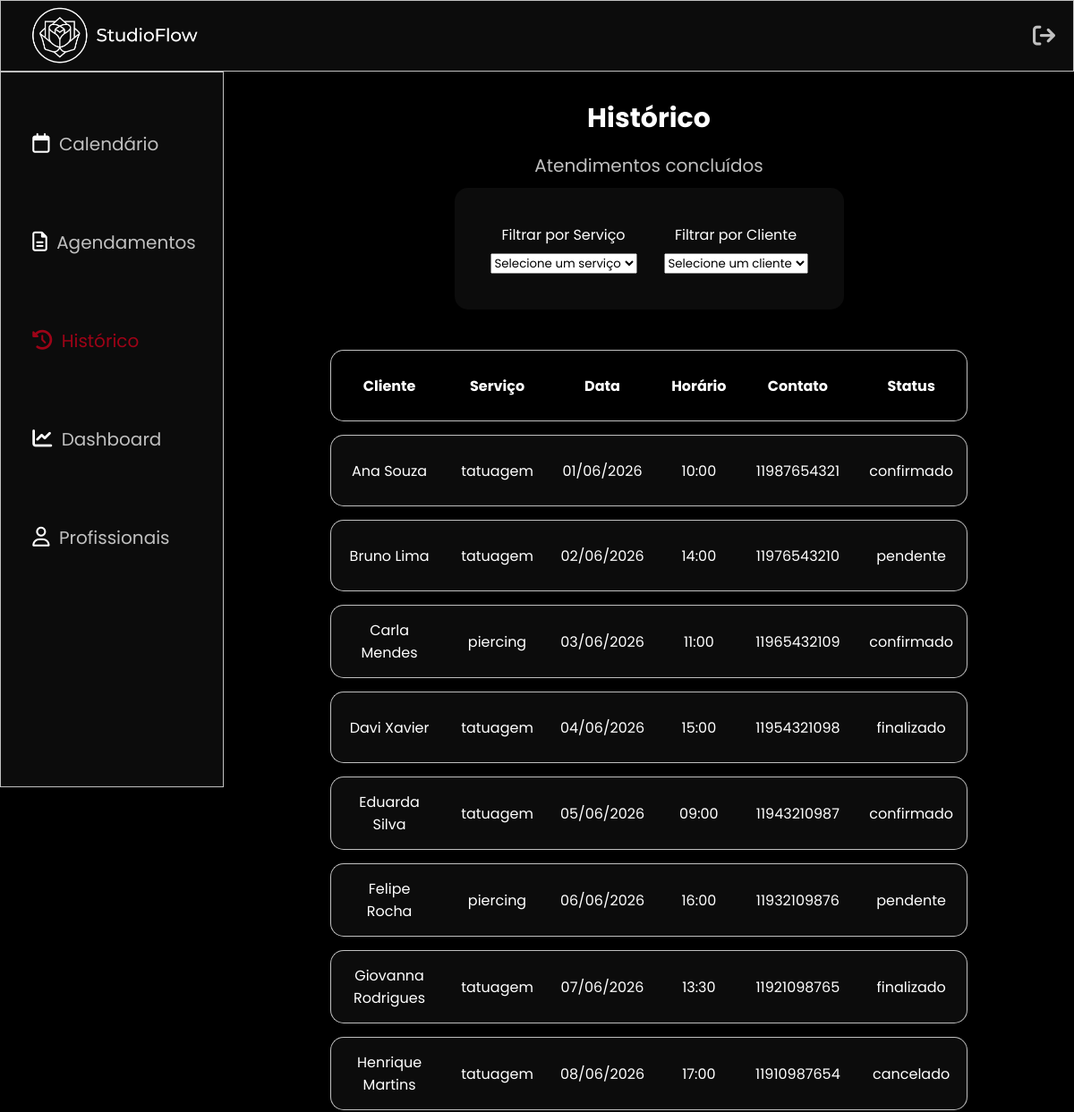
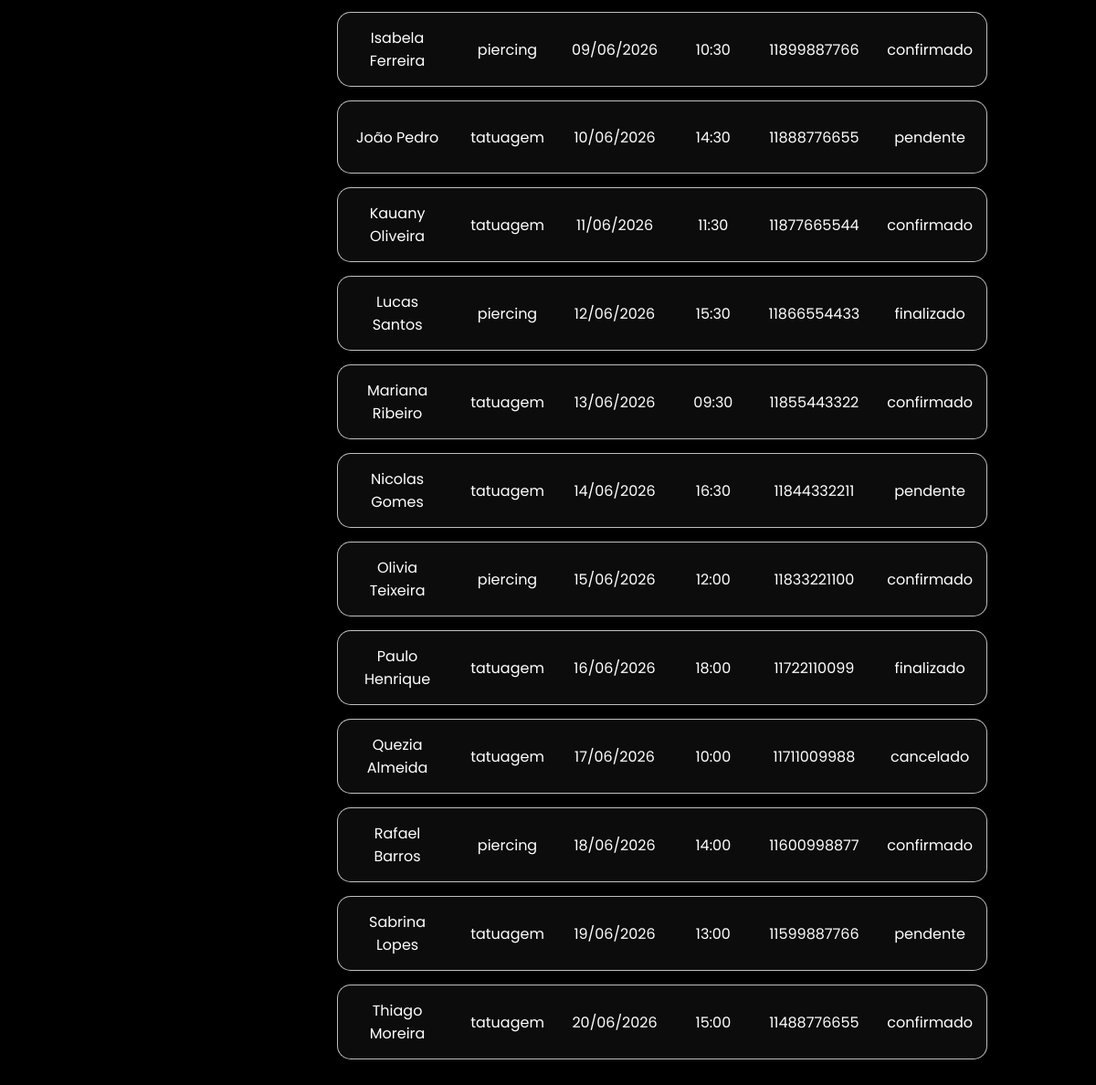
The app's page /frontend/admin/historico.php with its own data (2 pictures, top to bottom).
### tables this page shows
CREATE TABLE agendamento (
    id_agendamento INT AUTO_INCREMENT PRIMARY KEY,
    id_cliente INT NOT NULL,
    id_profissional INT NOT NULL,
    id_servicos INT NOT NULL,
    data_agen DATE NOT NULL,
    horario TIME NOT NULL,
    status_agendamento ENUM('pendente', 'confirmado', 'cancelado', 'finalizado') 
        DEFAULT 'pendente',

    FOREIGN KEY (id_cliente) REFERENCES cliente(id_cliente),
    FOREIGN KEY (id_profissional) REFERENCES profissional(id_profissional),
    FOREIGN KEY (id_servicos) REFERENCES servicos(id_servicos)
);

CREATE TABLE cliente (
    id_cliente INT AUTO_INCREMENT PRIMARY KEY,
    nome VARCHAR(100) NOT NULL,
    contato_cliente VARCHAR(20) NOT NULL,
    data_nasc DATE NOT NULL
);

CREATE TABLE servicos (
    id_servicos INT AUTO_INCREMENT PRIMARY KEY,
    tipo_servico ENUM('tatuagem', 'piercing') NOT NULL,
    estilo ENUM('fineline','realista','old_school','flash_tattoo','anime','lettering','blackout','cobertura'),
    regiao VARCHAR(20) NOT NULL,
    quantidade INT
);

### frontend/admin/historico.php (the view, shortened to what this page needs)
<?php
require_once '../../backend/conexao.php';
$sql = "SELECT
agendamento.id_agendamento,
cliente.nome,
cliente.contato_cliente,
servicos.tipo_servico,
agendamento.data_agen,
agendamento.horario,
agendamento.status_agendamento
FROM agendamento INNER JOIN cliente ON agendamento.id_cliente = cliente.id_cliente INNER JOIN servicos ON agendamento.id_servicos = servicos.id_servicos";
$stmt = $pdo->prepare($sql);
$stmt->execute();
?>
<!DOCTYPE html>
<html lang="en">
<head>
    <link rel="stylesheet" href="../../assets/css/admin.css">
    <link rel="stylesheet" href="https://cdnjs.cloudflare.com/ajax/libs/font-awesome/6.5.0/css/all.min.css">
</head>
<body>
    <header>
        <nav class="topbar">
            <a href="../index.php"><img src="../../assets/img/logo/logo-white.png" alt="StudioFlow" class="logo"></a>
            <a href="../login.php" class="logout"><i class="fa-solid fa-arrow-right-from-bracket"></i></a>
        </nav>
    </header>
    <aside>
        <nav class="sidebar">
            <div class="nav-links">
                <a href="calendario.php"><i class="fa-regular fa-calendar icon"></i> Calendário</a>
                <a href="agendamentos.php"><i class="fa-regular fa-file-lines icon"></i> Agendamentos</a>
                <a href="historico.php" style="color: var(--red);"><i class="fa-solid fa-clock-rotate-left icon" style="color: var(--red);"></i> Histórico</a>
                <a href="dashboard.php"><i class="fa-solid fa-chart-line icon"></i> Dashboard</a>
                <a href="profissionais.php"><i class="fa-regular fa-user icon"></i> Profissionais</a>
            </div>
        </nav>
    </aside>
    <main>
        <h2>Histórico</h2>
        <p>Atendimentos concluídos</p>
        <div class="box-filter">
         <div class="filter">
            <label for="filter">Filtrar por Serviço</label>
            <select id="filter-servico" name="filter-servico">
                <option value="" disabled selected>Selecione um serviço</option>
            </select>
         </div>
        <div class="filter">
            <label for="filter">Filtrar por Cliente</label>
            <select id="filter-cliente" name="filter-cliente">
                <option value="" disabled selected>Selecione um cliente</option>
            </select>
        </div>
        </div>
        <table>
            <thead>
                <tr>
                    <th>Cliente</th>
                    <th>Serviço</th>
                    <th>Data</th>
                    <th>Horário</th>
                    <th>Contato</th>
                    <th>Status</th>
                </tr>
            </thead>
            <tbody>
              <?php while($row = $stmt->fetch()) { ?>
              <tr>
                <td><?php echo htmlspecialchars($row['nome']); ?></td>
                <td><?php echo htmlspecialchars($row['tipo_servico']); ?></td>
                <td><?php echo date('d/m/Y', strtotime($row['data_agen'])); ?></td>
                <td><?php echo date('H:i', strtotime($row['horario'])); ?></td>
                <td><?php echo htmlspecialchars($row['contato_cliente']); ?></td>
                <td><?php echo htmlspecialchars($row['status_agendamento']); ?></td>
              </tr>
              <?php } ?>
         </tbody>
        </table>
</main>
</body>
</html>

### assets/css/admin.css (style rules this page uses)
body { background-color: var(--bg) ; color: var(--white); }
.topbar { background-color: var(--dark); width: 100%; height: 80px; top: 0; position: fixed; padding: 0 20px ; display: flex; justify-content: space-between; align-items: center; border: 1px solid var(--light); z-index: 9999; }
.topbar a { display: flex; align-items: center; text-decoration: none; }
.logo { height: 80px; width: auto; }
.logout { color: var(--light); font-size: 25px; }
.sidebar { background-color: var(--dark); border: 1px solid var(--light); width: 250px; height: 100vh; position: fixed; top: 80px; left: 0; padding-top: 50px; justify-items: center; }
.nav-links a { display: block; color: var(--light); text-decoration: none; padding: 15px 20px; font-size: 20px; margin-bottom: 50px; }
main { margin-top: 80px; margin-left: 250px; padding: 30px; justify-items: center; text-align: center; }
h2 { color: var(--white); font-size: 30px; margin-bottom: 15px; }
p { color: var(--light); font-size: 20px; margin-bottom: 10px; }
.icon { font-size: 22px; color: var(--white); margin: 0 5px; }
table { width: 80%; border-collapse: separate; border-spacing: 0 15px; margin-bottom: 20px; }
thead th { padding: 15px; height: 80px; color: var(--white); border-top: 1px solid var(--light); border-bottom: 1px solid var(--light); }
thead th:first-child { border-left: 1px solid var(--light); border-radius: 15px 0 0 15px; }
thead th:last-child { border-right: 1px solid var(--light); border-radius: 0 15px 15px 0; }
tbody tr { height: 80px; background-color: var(--dark); }
td { height: 80px; padding: 15px; border-top: 1px solid var(--light); border-bottom: 1px solid var(--light); }
td:first-child { border-left: 1px solid var(--light); border-radius: 15px 0 0 15px; }
td:last-child { border-right: 1px solid var(--light); border-radius: 0 15px 15px 0; }
.box-filter { background-color: var(--dark); border-radius: 15px; padding: 40px; margin-bottom: 30px; display: flex; gap: 30px; }
.filter { display: flex; flex-direction: column; flex: 1; }
.filter label { margin-bottom: 8px; color: var(--white); }

### assets/css/global.css (style rules this page uses)
* { margin: 0; padding: 0; box-sizing: border-box; font-family: 'Poppins', sans-serif; }
:root { --bg: #000; --dark: #0c0c0c; --red: #9d0317; --gray: #2a2a2a; --light: #c0c0c0; --white: #fff; --cancel: #ff4d4d; --blue: #006eff; --green: #00ff55; --yellow: #ffff00; }

### records on screen
agendamento: id_cliente.nome "Ana Souza", id_servicos.tipo_servico "tatuagem", data_agen "01/06/2026", horario "10:00", id_cliente.contato_cliente "11987654321", status_agendamento "confirmado"
agendamento: id_cliente.nome "Bruno Lima", id_servicos.tipo_servico "tatuagem", data_agen "02/06/2026", horario "14:00", id_cliente.contato_cliente "11976543210", status_agendamento "pendente"
agendamento: id_cliente.nome "Carla Mendes", id_servicos.tipo_servico "piercing", data_agen "03/06/2026", horario "11:00", id_cliente.contato_cliente "11965432109", status_agendamento "confirmado"
agendamento: id_cliente.nome "Davi Xavier", id_servicos.tipo_servico "tatuagem", data_agen "04/06/2026", horario "15:00", id_cliente.contato_cliente "11954321098", status_agendamento "finalizado"
agendamento: id_cliente.nome "Eduarda Silva", id_servicos.tipo_servico "tatuagem", data_agen "05/06/2026", horario "09:00", id_cliente.contato_cliente "11943210987", status_agendamento "confirmado"
agendamento: id_cliente.nome "Felipe Rocha", id_servicos.tipo_servico "piercing", data_agen "06/06/2026", horario "16:00", id_cliente.contato_cliente "11932109876", status_agendamento "pendente"
agendamento: id_cliente.nome "Giovanna Rodrigues", id_servicos.tipo_servico "tatuagem", data_agen "07/06/2026", horario "13:30", id_cliente.contato_cliente "11921098765", status_agendamento "finalizado"
agendamento: id_cliente.nome "Henrique Martins", id_servicos.tipo_servico "tatuagem", data_agen "08/06/2026", horario "17:00", id_cliente.contato_cliente "11910987654", status_agendamento "cancelado"
agendamento: id_cliente.nome "Isabela Ferreira", id_servicos.tipo_servico "piercing", data_agen "09/06/2026", horario "10:30", id_cliente.contato_cliente "11899887766", status_agendamento "confirmado"
agendamento: id_cliente.nome "João Pedro", id_servicos.tipo_servico "tatuagem", data_agen "10/06/2026", horario "14:30", id_cliente.contato_cliente "11888776655", status_agendamento "pendente"
agendamento: id_cliente.nome "Kauany Oliveira", id_servicos.tipo_servico "tatuagem", data_agen "11/06/2026", horario "11:30", id_cliente.contato_cliente "11877665544", status_agendamento "confirmado"
agendamento: id_cliente.nome "Lucas Santos", id_servicos.tipo_servico "piercing", data_agen "12/06/2026", horario "15:30", id_cliente.contato_cliente "11866554433", status_agendamento "finalizado"
agendamento: id_cliente.nome "Mariana Ribeiro", id_servicos.tipo_servico "tatuagem", data_agen "13/06/2026", horario "09:30", id_cliente.contato_cliente "11855443322", status_agendamento "confirmado"
agendamento: id_cliente.nome "Nicolas Gomes", id_servicos.tipo_servico "tatuagem", data_agen "14/06/2026", horario "16:30", id_cliente.contato_cliente "11844332211", status_agendamento "pendente"
agendamento: id_cliente.nome "Olivia Teixeira", id_servicos.tipo_servico "piercing", data_agen "15/06/2026", horario "12:00", id_cliente.contato_cliente "11833221100", status_agendamento "confirmado"
agendamento: id_cliente.nome "Paulo Henrique", id_servicos.tipo_servico "tatuagem", data_agen "16/06/2026", horario "18:00", id_cliente.contato_cliente "11722110099", status_agendamento "finalizado"
agendamento: id_cliente.nome "Quezia Almeida", id_servicos.tipo_servico "tatuagem", data_agen "17/06/2026", horario "10:00", id_cliente.contato_cliente "11711009988", status_agendamento "cancelado"
agendamento: id_cliente.nome "Rafael Barros", id_servicos.tipo_servico "piercing", data_agen "18/06/2026", horario "14:00", id_cliente.contato_cliente "11600998877", status_agendamento "confirmado"
agendamento: id_cliente.nome "Sabrina Lopes", id_servicos.tipo_servico "tatuagem", data_agen "19/06/2026", horario "13:00", id_cliente.contato_cliente "11599887766", status_agendamento "pendente"
agendamento: id_cliente.nome "Thiago Moreira", id_servicos.tipo_servico "tatuagem", data_agen "20/06/2026", horario "15:00", id_cliente.contato_cliente "11488776655", status_agendamento "confirmado"
